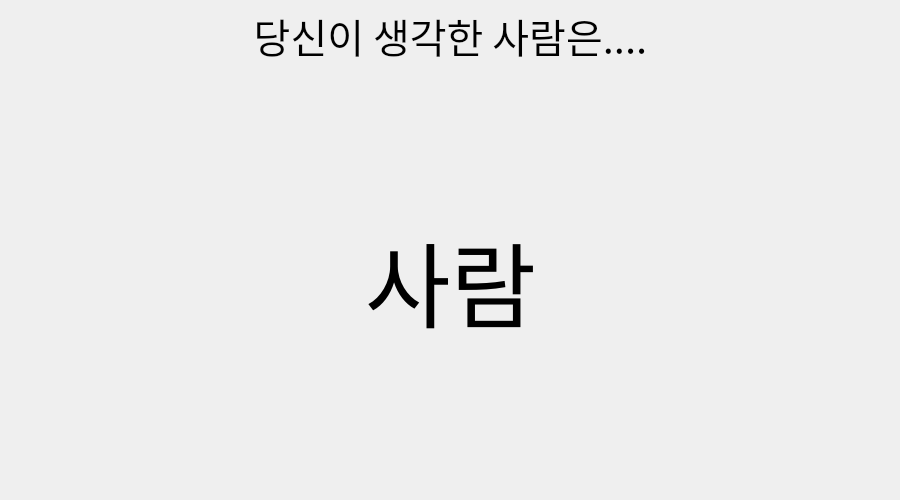
<?xml version="1.0" encoding="UTF-8"?>
<ui version="4.0">
 <class>Dialog</class>
 <widget class="QDialog" name="Dialog">
  <property name="geometry">
   <rect>
    <x>0</x>
    <y>0</y>
    <width>900</width>
    <height>500</height>
   </rect>
  </property>
  <property name="windowTitle">
   <string>Dialog</string>
  </property>
  <widget class="QLabel" name="label">
   <property name="geometry">
    <rect>
     <x>200</x>
     <y>0</y>
     <width>501</width>
     <height>71</height>
    </rect>
   </property>
   <property name="font">
    <font>
     <family>CookieRun</family>
     <pointsize>30</pointsize>
    </font>
   </property>
   <property name="text">
    <string>당신이 생각한 사람은....</string>
   </property>
   <property name="alignment">
    <set>Qt::AlignCenter</set>
   </property>
  </widget>
  <widget class="QLabel" name="label_2">
   <property name="geometry">
    <rect>
     <x>10</x>
     <y>110</y>
     <width>881</width>
     <height>341</height>
    </rect>
   </property>
   <property name="font">
    <font>
     <family>CookieRun</family>
     <pointsize>70</pointsize>
    </font>
   </property>
   <property name="text">
    <string>사람</string>
   </property>
   <property name="alignment">
    <set>Qt::AlignCenter</set>
   </property>
  </widget>
 </widget>
 <resources/>
 <connections/>
</ui>
